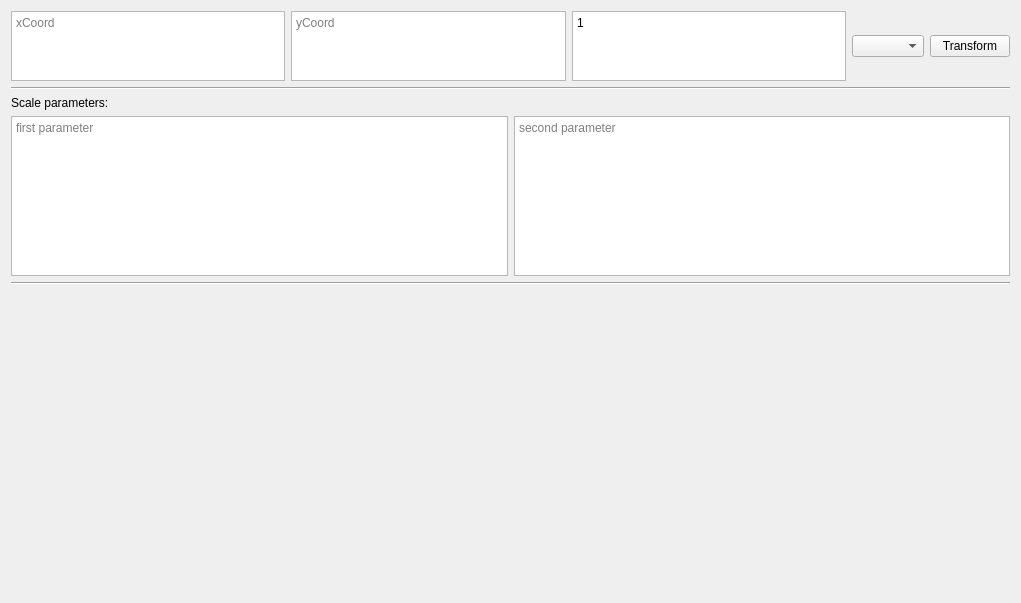
<?xml version="1.0" encoding="UTF-8"?>
<ui version="4.0">
 <class>TransformationWidget</class>
 <widget class="QWidget" name="TransformationWidget">
  <property name="geometry">
   <rect>
    <x>0</x>
    <y>0</y>
    <width>1021</width>
    <height>603</height>
   </rect>
  </property>
  <property name="windowTitle">
   <string>TransformationWidget</string>
  </property>
  <layout class="QVBoxLayout" name="verticalLayout_2">
   <item>
    <layout class="QVBoxLayout" name="verticalLayout" stretch="5,0,30,0,50">
     <item>
      <layout class="QHBoxLayout" name="inputLayout">
       <item>
        <widget class="QPlainTextEdit" name="xCoordEdit">
         <property name="placeholderText">
          <string>xCoord</string>
         </property>
        </widget>
       </item>
       <item>
        <widget class="QPlainTextEdit" name="yCoordEdit">
         <property name="placeholderText">
          <string>yCoord</string>
         </property>
        </widget>
       </item>
       <item>
        <widget class="QPlainTextEdit" name="zCoordEdit">
         <property name="plainText">
          <string>1</string>
         </property>
         <property name="placeholderText">
          <string>H</string>
         </property>
        </widget>
       </item>
       <item>
        <widget class="QComboBox" name="transformationComboBox">
         <property name="currentText">
          <string/>
         </property>
        </widget>
       </item>
       <item>
        <widget class="QPushButton" name="startBtn">
         <property name="text">
          <string>Transform</string>
         </property>
        </widget>
       </item>
      </layout>
     </item>
     <item>
      <widget class="Line" name="line">
       <property name="orientation">
        <enum>Qt::Horizontal</enum>
       </property>
      </widget>
     </item>
     <item>
      <layout class="QHBoxLayout" name="parametersLayout">
       <item>
        <layout class="QVBoxLayout" name="verticalLayout_3">
         <item>
          <widget class="QLabel" name="settingLabel">
           <property name="text">
            <string>Scale parameters:</string>
           </property>
          </widget>
         </item>
         <item>
          <layout class="QHBoxLayout" name="horizontalLayout_2">
           <item>
            <widget class="QPlainTextEdit" name="firstParameter">
             <property name="placeholderText">
              <string>first parameter</string>
             </property>
            </widget>
           </item>
           <item>
            <widget class="QPlainTextEdit" name="secondParameter">
             <property name="placeholderText">
              <string>second parameter</string>
             </property>
            </widget>
           </item>
          </layout>
         </item>
        </layout>
       </item>
      </layout>
     </item>
     <item>
      <widget class="Line" name="line_2">
       <property name="orientation">
        <enum>Qt::Horizontal</enum>
       </property>
      </widget>
     </item>
     <item>
      <layout class="QHBoxLayout" name="outputLayout" stretch="33,33,33">
       <item>
        <widget class="QLabel" name="inputLabel">
         <property name="font">
          <font>
           <pointsize>12</pointsize>
          </font>
         </property>
         <property name="text">
          <string/>
         </property>
         <property name="alignment">
          <set>Qt::AlignCenter</set>
         </property>
        </widget>
       </item>
       <item>
        <widget class="QLabel" name="transformLabel">
         <property name="font">
          <font>
           <pointsize>12</pointsize>
          </font>
         </property>
         <property name="text">
          <string/>
         </property>
         <property name="alignment">
          <set>Qt::AlignCenter</set>
         </property>
        </widget>
       </item>
       <item>
        <widget class="QLabel" name="outputLabel">
         <property name="font">
          <font>
           <pointsize>12</pointsize>
          </font>
         </property>
         <property name="text">
          <string/>
         </property>
         <property name="alignment">
          <set>Qt::AlignCenter</set>
         </property>
        </widget>
       </item>
      </layout>
     </item>
    </layout>
   </item>
  </layout>
 </widget>
 <layoutdefault spacing="6" margin="11"/>
 <resources/>
 <connections/>
</ui>
